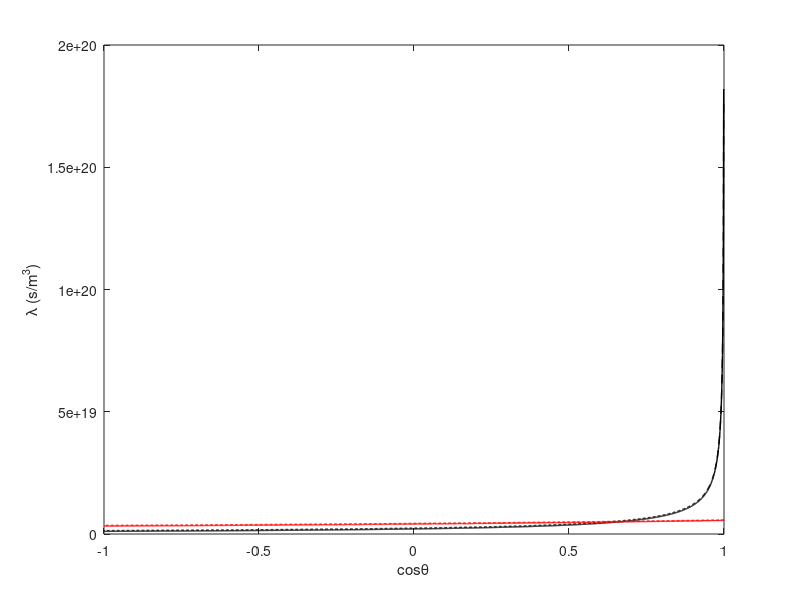

Source code (MATLAB): (Note: this script raises an error after producing the figure.)
N_all = 2000;
t = linspace(1,-1,N_all);

Coo=load('1_g_oo.txt');
x1=Coo(1:N_all,4);
plot(t,x1,'k','linewidth',1,'DisplayName','\lambda^B (COMSOL)');
hold on;
% 
Aoo=load('g_oo.txt');
x2=Aoo(1:N_all)*1e21;
plot(t,x2,'--k','linewidth',1,'DisplayName','\lambda^B (Analy)');
hold on;
% 
% % % 
Cio=load('1_g_io.txt');
x3=Cio(1:N_all,4);
plot(t,x3,'r','linewidth',1,'DisplayName','\lambda^E (COMSOL)');
hold on;


Aio=load('g_io.txt');
x4=Aio(1:N_all)*1e21;
plot(t,x4,'--r','linewidth',1,'DisplayName','\lambda^E (Analy)');
hold on;



% Cii=load('1_g_ii.txt');
% x5=Cii(1:N_all,4);
% plot(t,x5,'k','linewidth',1,'DisplayName','\lambda^B (COMSOL)');
% hold on;
% 
% Aii=load('g_ii.txt');
% x6=Aii(1:N_all)*1e21;
% plot(t,x6,'--k','linewidth',1,'DisplayName','\lambda^B (Analy)');
% hold on;

% Coi=load('1_g_oi.txt');
% x7=Coi(1:N_all,4);
% plot(t,x7,'r','linewidth',1,'DisplayName','\lambda^E (COMSOL)');
% hold on;
% 
% Aoi=load('g_oi.txt');
% x8=Aoi(1:N_all)*1e21;
% plot(t,x8,'--r','linewidth',1,'DisplayName','\lambda^E (Analy)');
% hold on;


%legend('Location','northeast','NumColumns',2,'Fontsize',10);
xlabel('cos\theta'); ylabel('\lambda (s/m^3)');
ax = gca;
ax.FontSize = 16;


